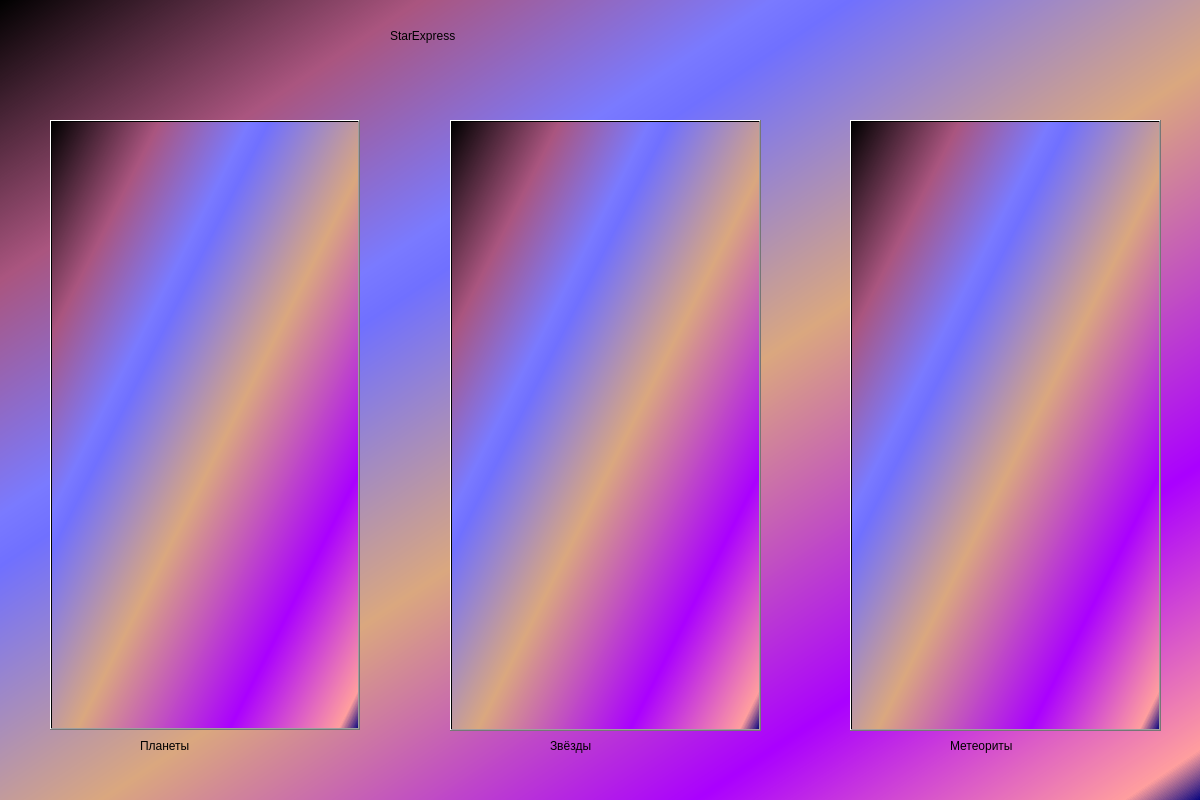
<?xml version="1.0" encoding="UTF-8"?>
<ui version="4.0">
 <class>MainWindow</class>
 <widget class="QMainWindow" name="MainWindow">
  <property name="geometry">
   <rect>
    <x>0</x>
    <y>0</y>
    <width>1200</width>
    <height>800</height>
   </rect>
  </property>
  <property name="windowTitle">
   <string>MainWindow</string>
  </property>
  <property name="toolTip">
   <string>&lt;html&gt;&lt;head/&gt;&lt;body&gt;&lt;p&gt;&lt;img src=&quot;:/newPrefix/spacebg.jpg&quot;/&gt;&lt;/p&gt;&lt;/body&gt;&lt;/html&gt;</string>
  </property>
  <property name="styleSheet">
   <string notr="true">background-color: qlineargradient(spread:repeat, x1:0, y1:0, x2:1, y2:1, stop:0 rgba(0, 0, 0, 255), stop:0.175325 rgba(170, 85, 127, 255), stop:0.321429 rgba(122, 122, 255, 255), stop:0.353896 rgba(112, 112, 255, 255), stop:0.542289 rgba(218, 167, 127, 255), stop:0.79 rgba(170, 0, 255, 255), stop:0.967532 rgba(255, 158, 158, 255), stop:1 rgba(0, 0, 127, 255));</string>
  </property>
  <widget class="QWidget" name="centralwidget">
   <widget class="QLabel" name="label">
    <property name="geometry">
     <rect>
      <x>390</x>
      <y>0</y>
      <width>411</width>
      <height>71</height>
     </rect>
    </property>
    <property name="styleSheet">
     <string notr="true">background-color: rgb(0, 0, 0, 0);
font: 48pt &quot;MS UI Gothic&quot;;
</string>
    </property>
    <property name="text">
     <string>StarExpress</string>
    </property>
   </widget>
   <widget class="QPushButton" name="pushButtonPlanet">
    <property name="geometry">
     <rect>
      <x>50</x>
      <y>120</y>
      <width>310</width>
      <height>610</height>
     </rect>
    </property>
    <property name="font">
     <font>
      <pointsize>22</pointsize>
     </font>
    </property>
    <property name="styleSheet">
     <string notr="true"/>
    </property>
    <property name="text">
     <string/>
    </property>
    <property name="icon">
     <iconset>
      <normaloff>img/planeta-zemlya-v2.xxl.jpg</normaloff>img/planeta-zemlya-v2.xxl.jpg</iconset>
    </property>
    <property name="iconSize">
     <size>
      <width>1000</width>
      <height>610</height>
     </size>
    </property>
   </widget>
   <widget class="QPushButton" name="pushButtonMeteorite">
    <property name="geometry">
     <rect>
      <x>850</x>
      <y>120</y>
      <width>311</width>
      <height>611</height>
     </rect>
    </property>
    <property name="font">
     <font>
      <pointsize>22</pointsize>
     </font>
    </property>
    <property name="text">
     <string/>
    </property>
    <property name="icon">
     <iconset>
      <normaloff>img/original.jpeg</normaloff>img/original.jpeg</iconset>
    </property>
    <property name="iconSize">
     <size>
      <width>1000</width>
      <height>700</height>
     </size>
    </property>
   </widget>
   <widget class="QPushButton" name="pushButtonStar">
    <property name="geometry">
     <rect>
      <x>450</x>
      <y>120</y>
      <width>311</width>
      <height>611</height>
     </rect>
    </property>
    <property name="font">
     <font>
      <pointsize>22</pointsize>
     </font>
    </property>
    <property name="text">
     <string/>
    </property>
    <property name="icon">
     <iconset>
      <normaloff>img/437415469160280b7e9930d77d651fc7--saudi-arabia-night-skies.jpg</normaloff>img/437415469160280b7e9930d77d651fc7--saudi-arabia-night-skies.jpg</iconset>
    </property>
    <property name="iconSize">
     <size>
      <width>600</width>
      <height>650</height>
     </size>
    </property>
   </widget>
   <widget class="QLabel" name="label_2">
    <property name="geometry">
     <rect>
      <x>140</x>
      <y>730</y>
      <width>111</width>
      <height>31</height>
     </rect>
    </property>
    <property name="styleSheet">
     <string notr="true">background-color: rgb(0, 0, 0, 0);
font: 15pt &quot;MS Shell Dlg 2&quot;;</string>
    </property>
    <property name="text">
     <string>Планеты</string>
    </property>
   </widget>
   <widget class="QLabel" name="label_3">
    <property name="geometry">
     <rect>
      <x>550</x>
      <y>730</y>
      <width>111</width>
      <height>31</height>
     </rect>
    </property>
    <property name="styleSheet">
     <string notr="true">background-color: rgb(0, 0, 0, 0);
font: 15pt &quot;MS Shell Dlg 2&quot;;</string>
    </property>
    <property name="text">
     <string>Звёзды</string>
    </property>
   </widget>
   <widget class="QLabel" name="label_4">
    <property name="geometry">
     <rect>
      <x>950</x>
      <y>730</y>
      <width>131</width>
      <height>31</height>
     </rect>
    </property>
    <property name="styleSheet">
     <string notr="true">background-color: rgb(0, 0, 0, 0);
font: 15pt &quot;MS Shell Dlg 2&quot;;</string>
    </property>
    <property name="text">
     <string>Метеориты</string>
    </property>
   </widget>
  </widget>
 </widget>
 <resources>
  <include location="img/img.qrc"/>
 </resources>
 <connections/>
</ui>
